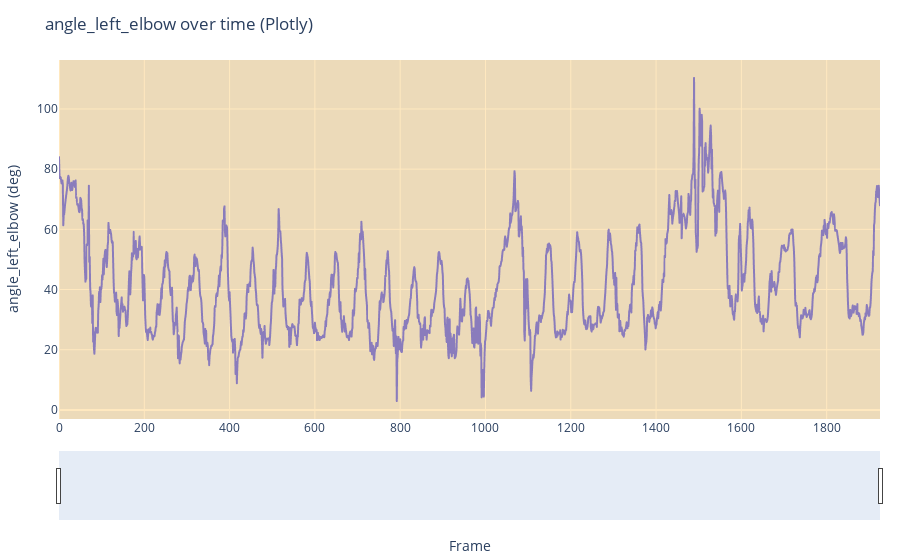
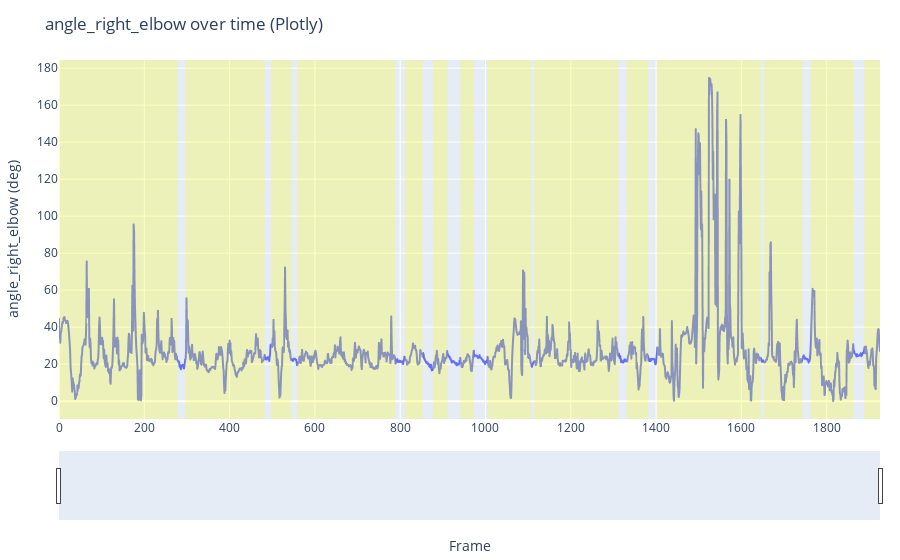
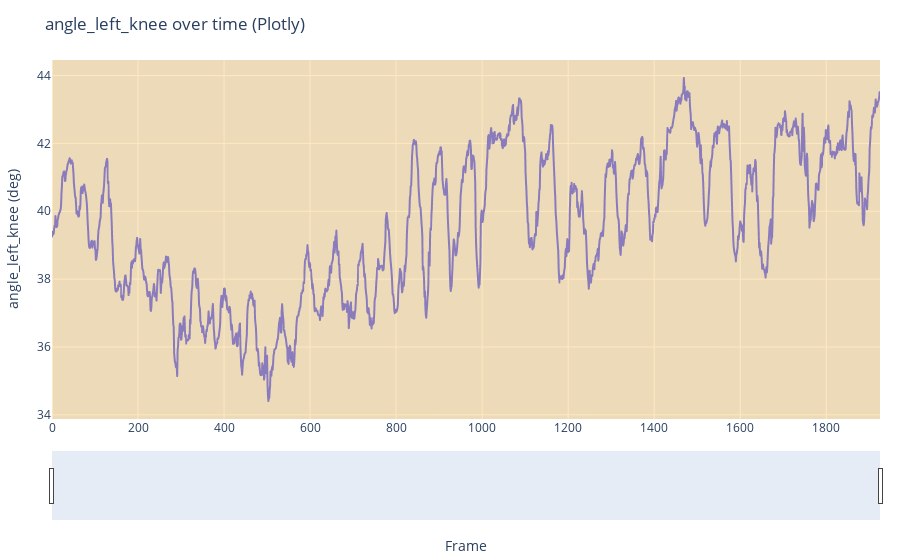
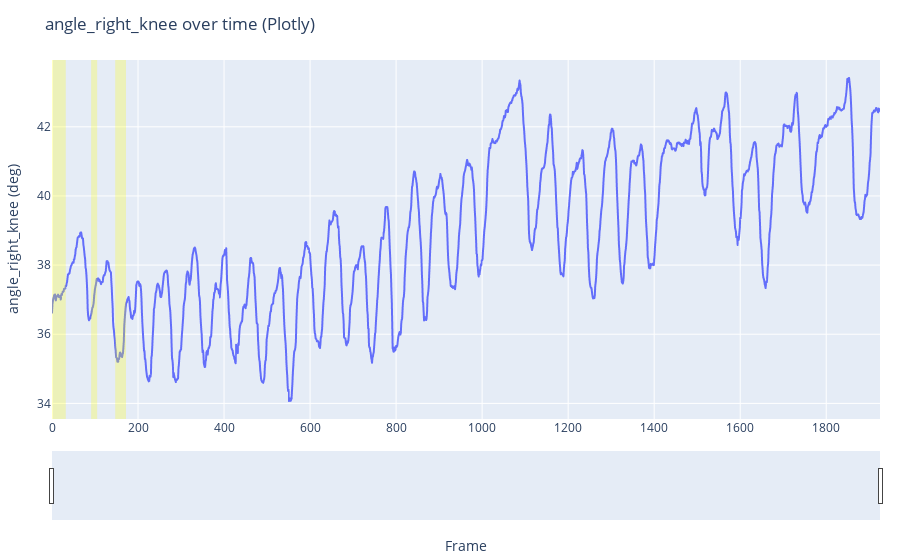

Notebook code for these charts, in order:
### Markdown cell above
### Plotting the computed angles over time (matplotlib AND seaborn)

## 8) Plot Angles with Confidence Highlights

In this section, we visualize the computed joint angles for each frame.  
You can choose between **Matplotlib**, **Seaborn**, or **Plotly** for plotting:

- **Matplotlib** → simple, fast static plots.  
- **Seaborn** → adds smoothing and styling for a cleaner look.  
- **Plotly** → fully interactive charts with zoom, hover, and export options.

Each plot corresponds to one computed angle (e.g., `angle_left_knee`, `angle_right_elbow`, etc.).  
Colored transparent vertical patches mark frames with lower landmark visibility confidence:

- 🟡 **Yellow** → “low” confidence (one landmark below threshold)  
- 🟠 **Orange** → “least” confidence (two or three landmarks below threshold)

### Code cell
# ======================================================
# 8) Plotting the computed angles over time (ALL angles)
#    with confidence patches ("low" = yellow, "least" = orange)
#    Choose backend: "matplotlib", "seaborn", or "plotly"
# ======================================================

# --- User choices ---
plot_backend   = "plotly"   # "matplotlib" | "seaborn" | "plotly"
selected_video = None       # set to a specific video filename to filter, or leave as None

# --- Prep & validation ---
if "angles_df" not in globals():
    raise RuntimeError("angles_df not found. Run the angle computation cells first.")

angle_cols = [c for c in angles_df.columns if c.startswith("angle_")]
if not angle_cols:
    raise ValueError("No angle columns found (columns starting with 'angle_').")

# helper: find contiguous spans where predicate(series) is True
def _spans_from_labels(frame_series, label_series, label_value):
    """Return a list of (x0, x1) inclusive frame spans where label_series == label_value."""
    frames = frame_series.to_numpy()
    labels = (label_series.to_numpy() == label_value)
    spans = []
    if frames.size == 0:
        return spans
    start = None
    last_frame = None
    for f, ok in zip(frames, labels):
        if ok and start is None:
            start = f
        if ok:
            last_frame = f
        if (not ok) and (start is not None):
            spans.append((start, last_frame))
            start = None
    if start is not None:
        spans.append((start, last_frame))
    return spans

df_plot = angles_df.copy()
if selected_video is not None:
    df_plot = df_plot[df_plot["video"] == selected_video]
    if df_plot.empty:
        raise ValueError(f"No rows found for video '{selected_video}' in angles_df.")

title_suffix = f" — {selected_video}" if selected_video else ""
backend = plot_backend.strip().lower()

if backend == "matplotlib":
    import matplotlib.pyplot as plt

    for col in angle_cols:
        conf_col = "confidence_" + col.replace("angle_", "", 1)
        if conf_col not in df_plot.columns:
            print(f"Warning: {conf_col} not found; skipping confidence patches for {col}.")
        plt.figure(figsize=(10, 4))
        plt.plot(df_plot["frame"], df_plot[col])
        plt.xlabel("Frame")
        plt.ylabel(f"{col} (deg)")
        plt.title(f"{col} over time (matplotlib){title_suffix}")
        ax = plt.gca()

        # Confidence patches
        if conf_col in df_plot.columns:
            # yellow for 'low'
            for x0, x1 in _spans_from_labels(df_plot["frame"], df_plot[conf_col], "low"):
                ax.axvspan(x0, x1, color="yellow", alpha=0.25, linewidth=0)
            # orange for 'least'
            for x0, x1 in _spans_from_labels(df_plot["frame"], df_plot[conf_col], "least"):
                ax.axvspan(x0, x1, color="orange", alpha=0.25, linewidth=0)

        plt.tight_layout()
        plt.show()

elif backend == "seaborn":
    try:
        import seaborn as sns
    except Exception as e:
        raise ImportError("Seaborn is not installed. Please install seaborn or choose another backend.") from e
    import matplotlib.pyplot as plt

    for col in angle_cols:
        conf_col = "confidence_" + col.replace("angle_", "", 1)
        plt.figure(figsize=(10, 4))
        sns.lineplot(data=df_plot, x="frame", y=col)
        plt.xlabel("Frame")
        plt.ylabel(f"{col} (deg)")
        plt.title(f"{col} over time (seaborn){title_suffix}")
        ax = plt.gca()

        if conf_col in df_plot.columns:
            for x0, x1 in _spans_from_labels(df_plot["frame"], df_plot[conf_col], "low"):
                ax.axvspan(x0, x1, color="yellow", alpha=0.25, linewidth=0)
            for x0, x1 in _spans_from_labels(df_plot["frame"], df_plot[conf_col], "least"):
                ax.axvspan(x0, x1, color="orange", alpha=0.25, linewidth=0)

        plt.tight_layout()
        plt.show()

elif backend == "plotly":
    try:
        import plotly.express as px
        from plotly.graph_objects import Figure
    except Exception as e:
        raise ImportError("Plotly is not installed. Please install plotly or choose another backend.") from e

    for col in angle_cols:
        conf_col = "confidence_" + col.replace("angle_", "", 1)
        fig = px.line(
            df_plot,
            x="frame",
            y=col,
            title=f"{col} over time (Plotly){title_suffix}",
            labels={"frame": "Frame", col: f"{col} (deg)"}
        )

        # Confidence patches as rectangle shapes
        if conf_col in df_plot.columns:
            # yellow for 'low'
            for x0, x1 in _spans_from_labels(df_plot["frame"], df_plot[conf_col], "low"):
                fig.add_vrect(x0=x0, x1=x1, fillcolor="yellow", opacity=0.25, line_width=0)
            # orange for 'least'
            for x0, x1 in _spans_from_labels(df_plot["frame"], df_plot[conf_col], "least"):
                fig.add_vrect(x0=x0, x1=x1, fillcolor="orange", opacity=0.25, line_width=0)

        fig.update_layout(
            xaxis_rangeslider_visible=True,
            hovermode="x unified",
            margin=dict(l=40, r=20, t=60, b=40)
        )
        fig.show()

else:
    raise ValueError("Unknown plot_backend. Choose one of: 'matplotlib', 'seaborn', 'plotly'.")

### Figure 1 — Plotly figure (JSON) as saved in the notebook; plotly's stock layout.template omitted (floating-point values rounded to 4 significant figures; data arrays with more than 128 entries replaced by an {"elided": "..."} marker saying what was removed)
{"data": [{"hovertemplate": "Frame=%{x}<br>angle_left_elbow (deg)=%{y}<extra></extra>", "legendgroup": "", "line": {"color": "#636efa", "dash": "solid"}, "marker": {"symbol": "circle"}, "mode": "lines", "name": "", "showlegend": false, "type": "scattergl", "x": {"elided": "1926 int values"}, "xaxis": "x", "y": {"elided": "1926 float values"}, "yaxis": "y"}], "layout": {"hovermode": "x unified", "legend": {"tracegroupgap": 0}, "margin": {"b": 40, "l": 40, "r": 20, "t": 60}, "shapes": [{"fillcolor": "orange", "line": {"width": 0}, "opacity": 0.25, "type": "rect", "x0": 0, "x1": 1925, "xref": "x", "y0": 0, "y1": 1, "yref": "y domain"}], "title": {"text": "angle_left_elbow over time (Plotly)"}, "xaxis": {"anchor": "y", "domain": [0, 1], "rangeslider": {"visible": true}, "title": {"text": "Frame"}}, "yaxis": {"anchor": "x", "domain": [0, 1], "title": {"text": "angle_left_elbow (deg)"}}}}

### Figure 2 — Plotly figure (JSON) as saved in the notebook; plotly's stock layout.template omitted (floating-point values rounded to 4 significant figures; data arrays with more than 128 entries replaced by an {"elided": "..."} marker saying what was removed)
{"data": [{"hovertemplate": "Frame=%{x}<br>angle_right_elbow (deg)=%{y}<extra></extra>", "legendgroup": "", "line": {"color": "#636efa", "dash": "solid"}, "marker": {"symbol": "circle"}, "mode": "lines", "name": "", "showlegend": false, "type": "scattergl", "x": {"elided": "1926 int values"}, "xaxis": "x", "y": {"elided": "1926 float values"}, "yaxis": "y"}], "layout": {"hovermode": "x unified", "legend": {"tracegroupgap": 0}, "margin": {"b": 40, "l": 40, "r": 20, "t": 60}, "shapes": [{"fillcolor": "yellow", "line": {"width": 0}, "opacity": 0.25, "type": "rect", "x0": 0, "x1": 278, "xref": "x", "y0": 0, "y1": 1, "yref": "y domain"}, {"fillcolor": "yellow", "line": {"width": 0}, "opacity": 0.25, "type": "rect", "x0": 296, "x1": 482, "xref": "x", "y0": 0, "y1": 1, "yref": "y domain"}, {"fillcolor": "yellow", "line": {"width": 0}, "opacity": 0.25, "type": "rect", "x0": 497, "x1": 545, "xref": "x", "y0": 0, "y1": 1, "yref": "y domain"}, {"fillcolor": "yellow", "line": {"width": 0}, "opacity": 0.25, "type": "rect", "x0": 559, "x1": 789, "xref": "x", "y0": 0, "y1": 1, "yref": "y domain"}, {"fillcolor": "yellow", "line": {"width": 0}, "opacity": 0.25, "type": "rect", "x0": 811, "x1": 853, "xref": "x", "y0": 0, "y1": 1, "yref": "y domain"}, {"fillcolor": "yellow", "line": {"width": 0}, "opacity": 0.25, "type": "rect", "x0": 877, "x1": 911, "xref": "x", "y0": 0, "y1": 1, "yref": "y domain"}, {"fillcolor": "yellow", "line": {"width": 0}, "opacity": 0.25, "type": "rect", "x0": 941, "x1": 972, "xref": "x", "y0": 0, "y1": 1, "yref": "y domain"}, {"fillcolor": "yellow", "line": {"width": 0}, "opacity": 0.25, "type": "rect", "x0": 1005, "x1": 1107, "xref": "x", "y0": 0, "y1": 1, "yref": "y domain"}, {"fillcolor": "yellow", "line": {"width": 0}, "opacity": 0.25, "type": "rect", "x0": 1114, "x1": 1312, "xref": "x", "y0": 0, "y1": 1, "yref": "y domain"}, {"fillcolor": "yellow", "line": {"width": 0}, "opacity": 0.25, "type": "rect", "x0": 1331, "x1": 1382, "xref": "x", "y0": 0, "y1": 1, "yref": "y domain"}, {"fillcolor": "yellow", "line": {"width": 0}, "opacity": 0.25, "type": "rect", "x0": 1402, "x1": 1646, "xref": "x", "y0": 0, "y1": 1, "yref": "y domain"}, {"fillcolor": "yellow", "line": {"width": 0}, "opacity": 0.25, "type": "rect", "x0": 1653, "x1": 1743, "xref": "x", "y0": 0, "y1": 1, "yref": "y domain"}, {"fillcolor": "yellow", "line": {"width": 0}, "opacity": 0.25, "type": "rect", "x0": 1762, "x1": 1863, "xref": "x", "y0": 0, "y1": 1, "yref": "y domain"}, {"fillcolor": "yellow", "line": {"width": 0}, "opacity": 0.25, "type": "rect", "x0": 1888, "x1": 1925, "xref": "x", "y0": 0, "y1": 1, "yref": "y domain"}], "title": {"text": "angle_right_elbow over time (Plotly)"}, "xaxis": {"anchor": "y", "domain": [0, 1], "rangeslider": {"visible": true}, "title": {"text": "Frame"}}, "yaxis": {"anchor": "x", "domain": [0, 1], "title": {"text": "angle_right_elbow (deg)"}}}}

### Figure 3 — Plotly figure (JSON) as saved in the notebook; plotly's stock layout.template omitted (floating-point values rounded to 4 significant figures; data arrays with more than 128 entries replaced by an {"elided": "..."} marker saying what was removed)
{"data": [{"hovertemplate": "Frame=%{x}<br>angle_left_knee (deg)=%{y}<extra></extra>", "legendgroup": "", "line": {"color": "#636efa", "dash": "solid"}, "marker": {"symbol": "circle"}, "mode": "lines", "name": "", "showlegend": false, "type": "scattergl", "x": {"elided": "1926 int values"}, "xaxis": "x", "y": {"elided": "1926 float values"}, "yaxis": "y"}], "layout": {"hovermode": "x unified", "legend": {"tracegroupgap": 0}, "margin": {"b": 40, "l": 40, "r": 20, "t": 60}, "shapes": [{"fillcolor": "orange", "line": {"width": 0}, "opacity": 0.25, "type": "rect", "x0": 0, "x1": 1925, "xref": "x", "y0": 0, "y1": 1, "yref": "y domain"}], "title": {"text": "angle_left_knee over time (Plotly)"}, "xaxis": {"anchor": "y", "domain": [0, 1], "rangeslider": {"visible": true}, "title": {"text": "Frame"}}, "yaxis": {"anchor": "x", "domain": [0, 1], "title": {"text": "angle_left_knee (deg)"}}}}

### Figure 4 — Plotly figure (JSON) as saved in the notebook; plotly's stock layout.template omitted (floating-point values rounded to 4 significant figures; data arrays with more than 128 entries replaced by an {"elided": "..."} marker saying what was removed)
{"data": [{"hovertemplate": "Frame=%{x}<br>angle_right_knee (deg)=%{y}<extra></extra>", "legendgroup": "", "line": {"color": "#636efa", "dash": "solid"}, "marker": {"symbol": "circle"}, "mode": "lines", "name": "", "showlegend": false, "type": "scattergl", "x": {"elided": "1926 int values"}, "xaxis": "x", "y": {"elided": "1926 float values"}, "yaxis": "y"}], "layout": {"hovermode": "x unified", "legend": {"tracegroupgap": 0}, "margin": {"b": 40, "l": 40, "r": 20, "t": 60}, "shapes": [{"fillcolor": "yellow", "line": {"width": 0}, "opacity": 0.25, "type": "rect", "x0": 0, "x1": 32, "xref": "x", "y0": 0, "y1": 1, "yref": "y domain"}, {"fillcolor": "yellow", "line": {"width": 0}, "opacity": 0.25, "type": "rect", "x0": 91, "x1": 105, "xref": "x", "y0": 0, "y1": 1, "yref": "y domain"}, {"fillcolor": "yellow", "line": {"width": 0}, "opacity": 0.25, "type": "rect", "x0": 147, "x1": 172, "xref": "x", "y0": 0, "y1": 1, "yref": "y domain"}], "title": {"text": "angle_right_knee over time (Plotly)"}, "xaxis": {"anchor": "y", "domain": [0, 1], "rangeslider": {"visible": true}, "title": {"text": "Frame"}}, "yaxis": {"anchor": "x", "domain": [0, 1], "title": {"text": "angle_right_knee (deg)"}}}}
